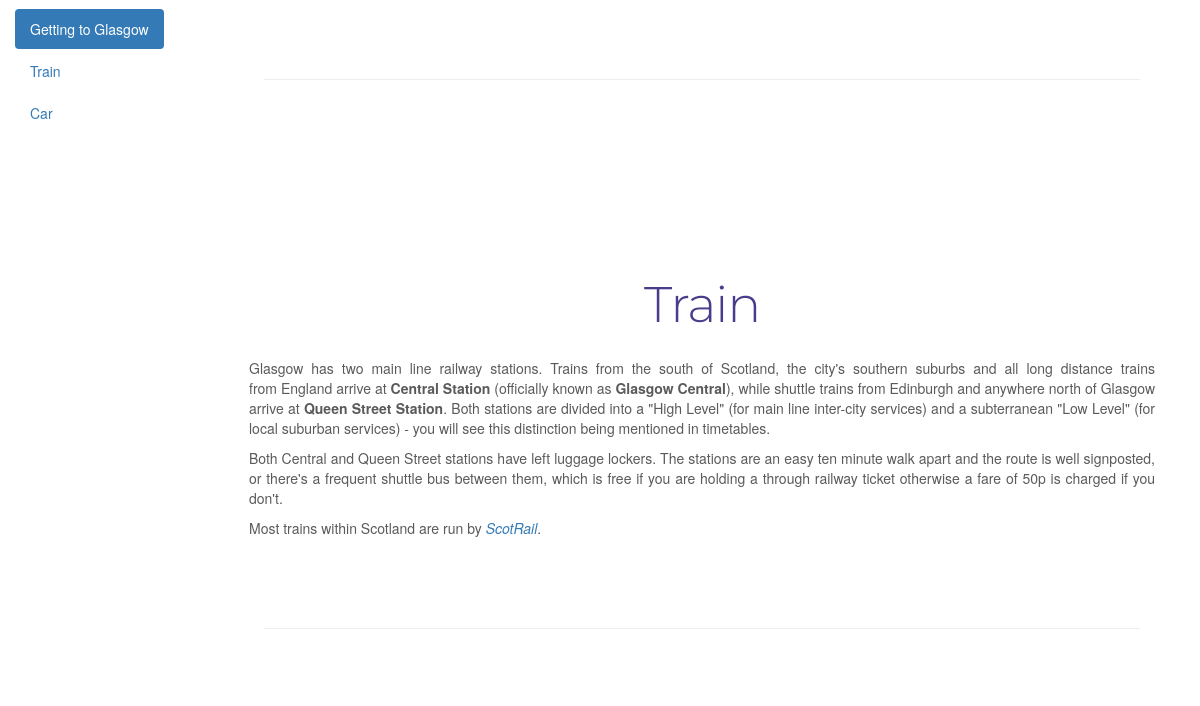
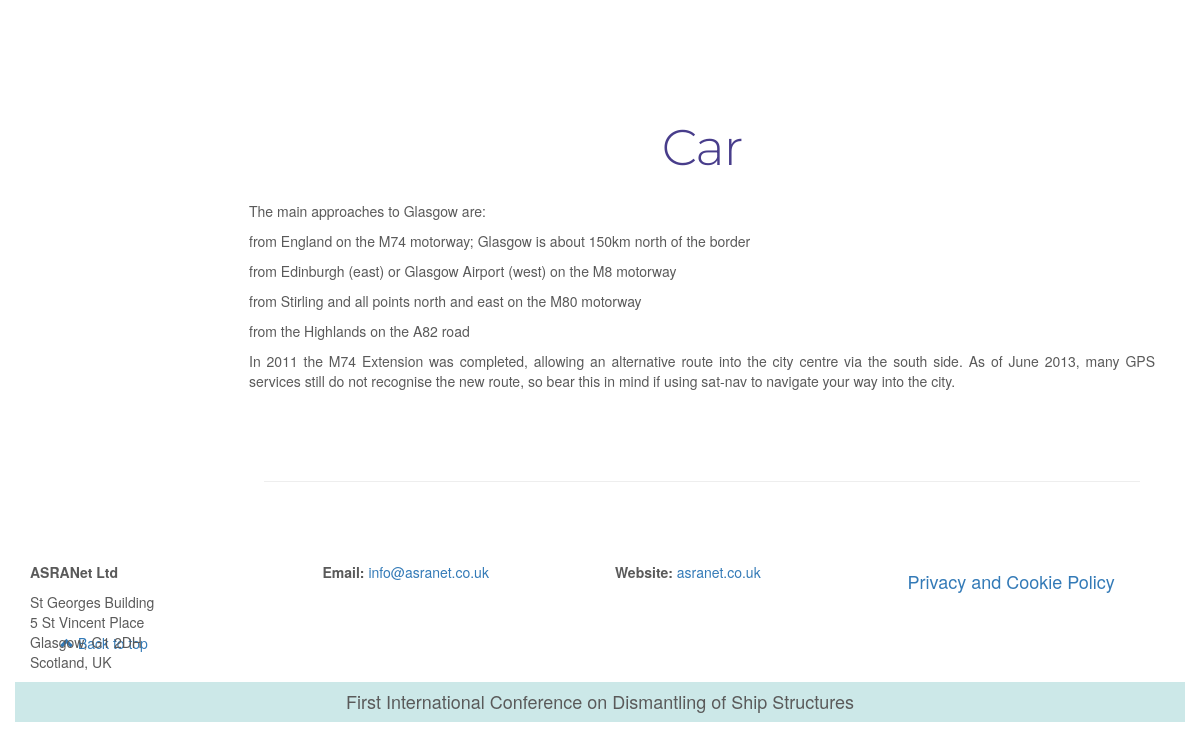
The page /travel/ (lower part) on the database as committed earlier (2 pictures, top to bottom).
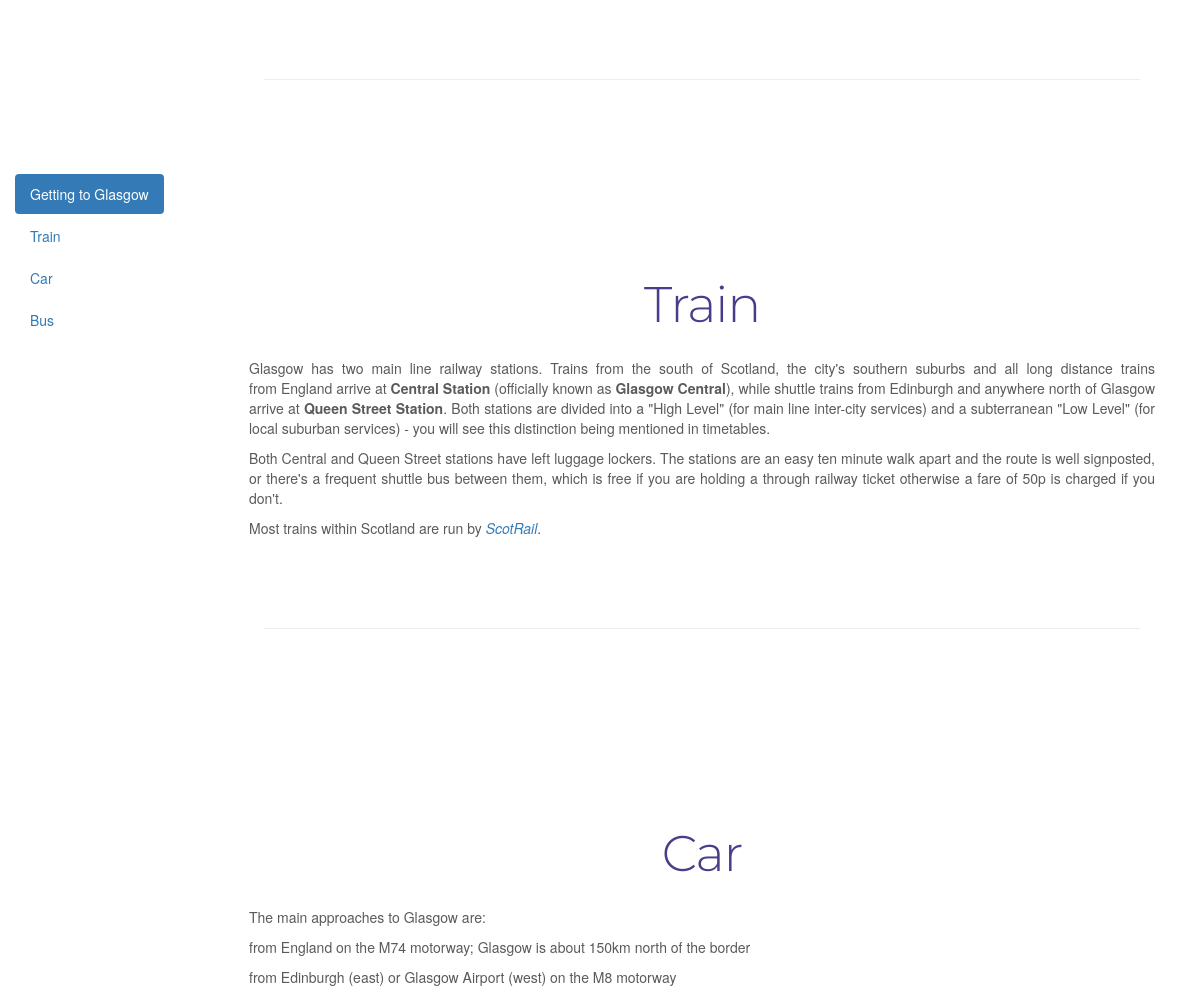
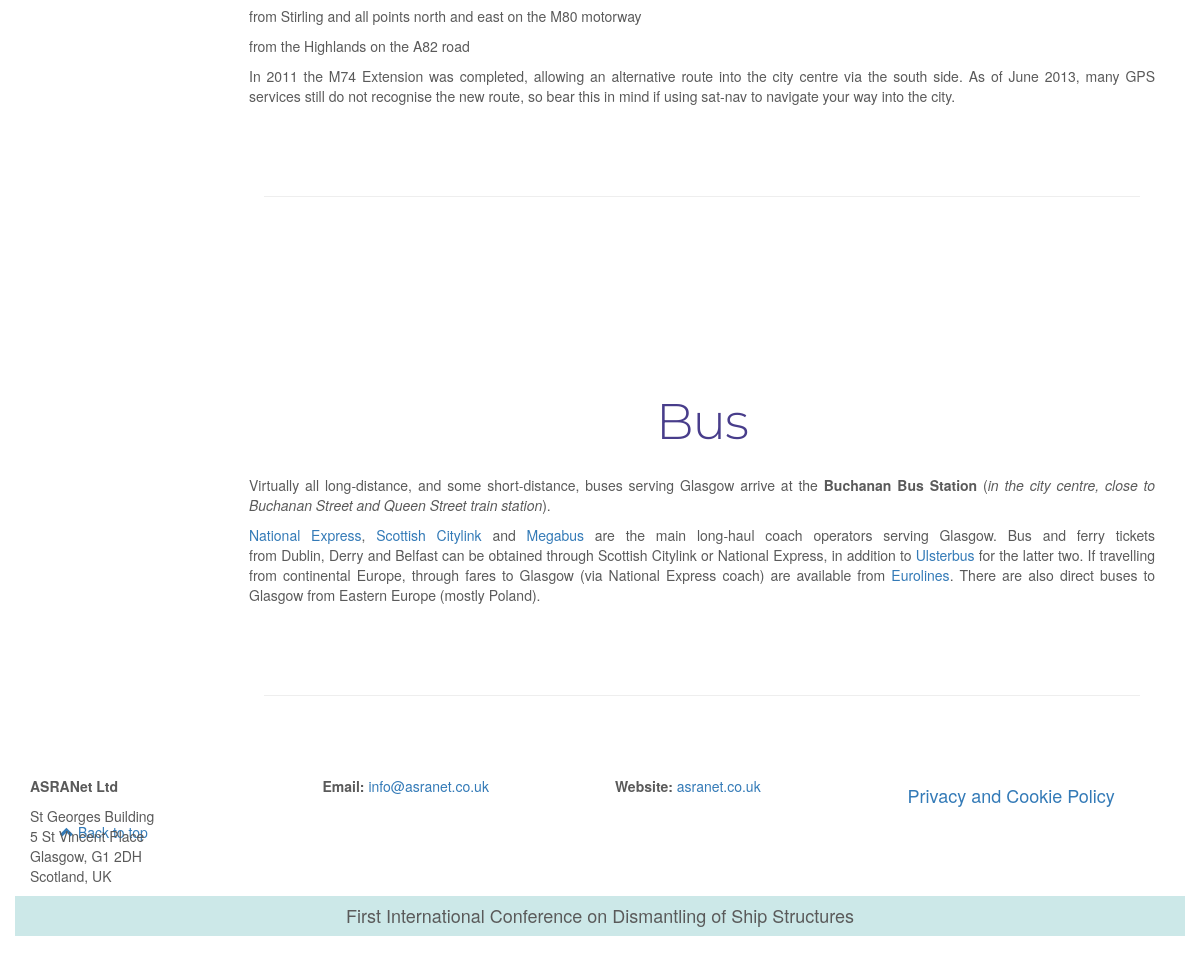
The same page on the database as committed later (2 pictures, top to bottom).
### mainApp/models.py (models this page shows, shortened)
class Item(models.Model):
    page = models.ForeignKey(InfoPage)
    headline = models.CharField(max_length=40)
    element_id = models.CharField(max_length=40, unique=True)
    order = models.IntegerField()
    text = models.CharField(max_length=3000)
    def table_class(self):
        new_self = self.text.replace('<table border="1" cellpadding="1" cellspacing="1" style="width:500px">',
                                 '<table class="table table-striped" style="text-align: center">')
        new_self = new_self.replace('<p>', '<p style="text-align: justify">')
        return new_self

### mainApp/views.py (the view)
# urls.py: url(r'^travel/', 'mainApp.views.travel', name='travel'),
def travel(request):
    story_list = Item.objects.filter(page__name="travel").order_by('order')
    return render(request, 'baseTemplates/infoPageBase.html', {"story_list": story_list, "title": "Travel"})

### templates/baseTemplates/infoPageBase.html (shortened to what this page needs)
{% extends 'baseTemplates/base.html' %}
{% load staticfiles %}
{% block body_block %}
    <div class="side-navigation col-md-4" id="sidebar">
        <ul class="nav nav-pills nav-stacked" id="sidebarNav" data-spy="affix">
            {% for story in story_list %}
                <li><a href="#{{ story.id }}">{{ story.headline }}</a></li>
            {% endfor %}
        </ul>
    </div>
    <div class="main-body">
        {% for story in story_list %}
            <div class="row featurette">
                <h2 class="featurette-heading" id="{{ story.id }}">
                    {{ story.headline }}
                </h2>
                {% autoescape off %}
                    {{ story.table_class }}
                {% endautoescape %}
            </div>
            <hr class="featurette-divider">
        {% endfor %}
    </div>
{% endblock %}

### templates/baseTemplates/base.html (shortened to what this page needs)
{% load staticfiles %}
<!DOCTYPE html>
<html lang="en">
<head>
    <link rel="stylesheet" href="https://maxcdn.bootstrapcdn.com/bootstrap/3.3.6/css/bootstrap.min.css"
>
    <link href="/static/styles.css" rel="stylesheet">
</head>
<body data-spy="scroll" data-target="#sidebar" data-offset="150">
{% block body_block %}{% endblock %}
<div class="back-to-top">
    <a href="#top"><span class="glyphicon glyphicon-chevron-up" aria-hidden="true"></span> Back to top</a>
</div>
<div class="footer">
    <div class="container">
        <div class="row">
            <div class="col-md-3">
                <p><strong>ASRANet Ltd</strong></p>
                <p>
                    St Georges Building<br/>
                    5 St Vincent Place<br/>
                    Glasgow, G1 2DH<br/>
                    Scotland, UK<br/>
                </p>
            </div>
            <div class="col-md-3">
                <strong>Email: </strong><a href="mailto:info@asranet.co.uk">info@asranet.co.uk</a><br/>
            </div>
            <div class="col-md-3">
                <strong>Website: </strong><a href="http://asranet.co.uk">asranet.co.uk</a><br/>
            </div>
            <h4 class="col-md-3"><a href="{% url 'cookies' %}">Privacy and Cookie Policy</a></h4>
        </div>
        <div class="row footer-title">
            <h4>First International Conference on Dismantling of Ship Structures</h4>
        </div>
    </div>
</div>
</body>
</html>

### static/styles.css (style rules this page uses)
body { padding-bottom: 40px; color: #5a5a5a; }
.main-body { margin-left: 17%; padding-left: 5%; padding-right: 5%; }
#sidebarNav.affix { position: fixed; top: 33%; max-width: 17%; }
#sidebar { max-width: 17%; }
.featurette-divider { margin: 80px 0; }
.featurette-heading { font-weight: 300; line-height: 1; letter-spacing: -1px; text-align: center; font-family: "Montserrat", sans-serif; padding-bottom: 2%; }
@media (min-width: 768px) { .featurette-heading { font-size: 50px; } }
@media (min-width: 992px) { .featurette-heading { margin-top: 120px; } }
.featurette-heading { color: darkslateblue; }
.back-to-top { text-align: center; position: fixed; bottom: 5%; left: 5%; }
.footer-title { text-align: center; background: rgba(0, 139, 139, .2); }

Rows that differ between the two databases and show on the page:
added Item: headline "Bus", table_class "Virtually all long-distance, and some short-distance, buses serving Glasgow arrive at the Buchanan Bus Station ( in the city centre, close to Buchanan Street and Queen Street train station ). National Express , Scottish Citylink and Megabus are the main long-haul coach operators serving Glasgow. Bus and ferry tickets from Dublin, Derry and Belfast can be obtained through Scottish Citylink or National Express, in addition to Ulsterbus for the latter two. If travelling from continental Europe, through fares to Glasgow (via National Express coach) are available from Eurolines . There are also direct buses to Glasgow from Eastern Europe (mostly Poland)."
